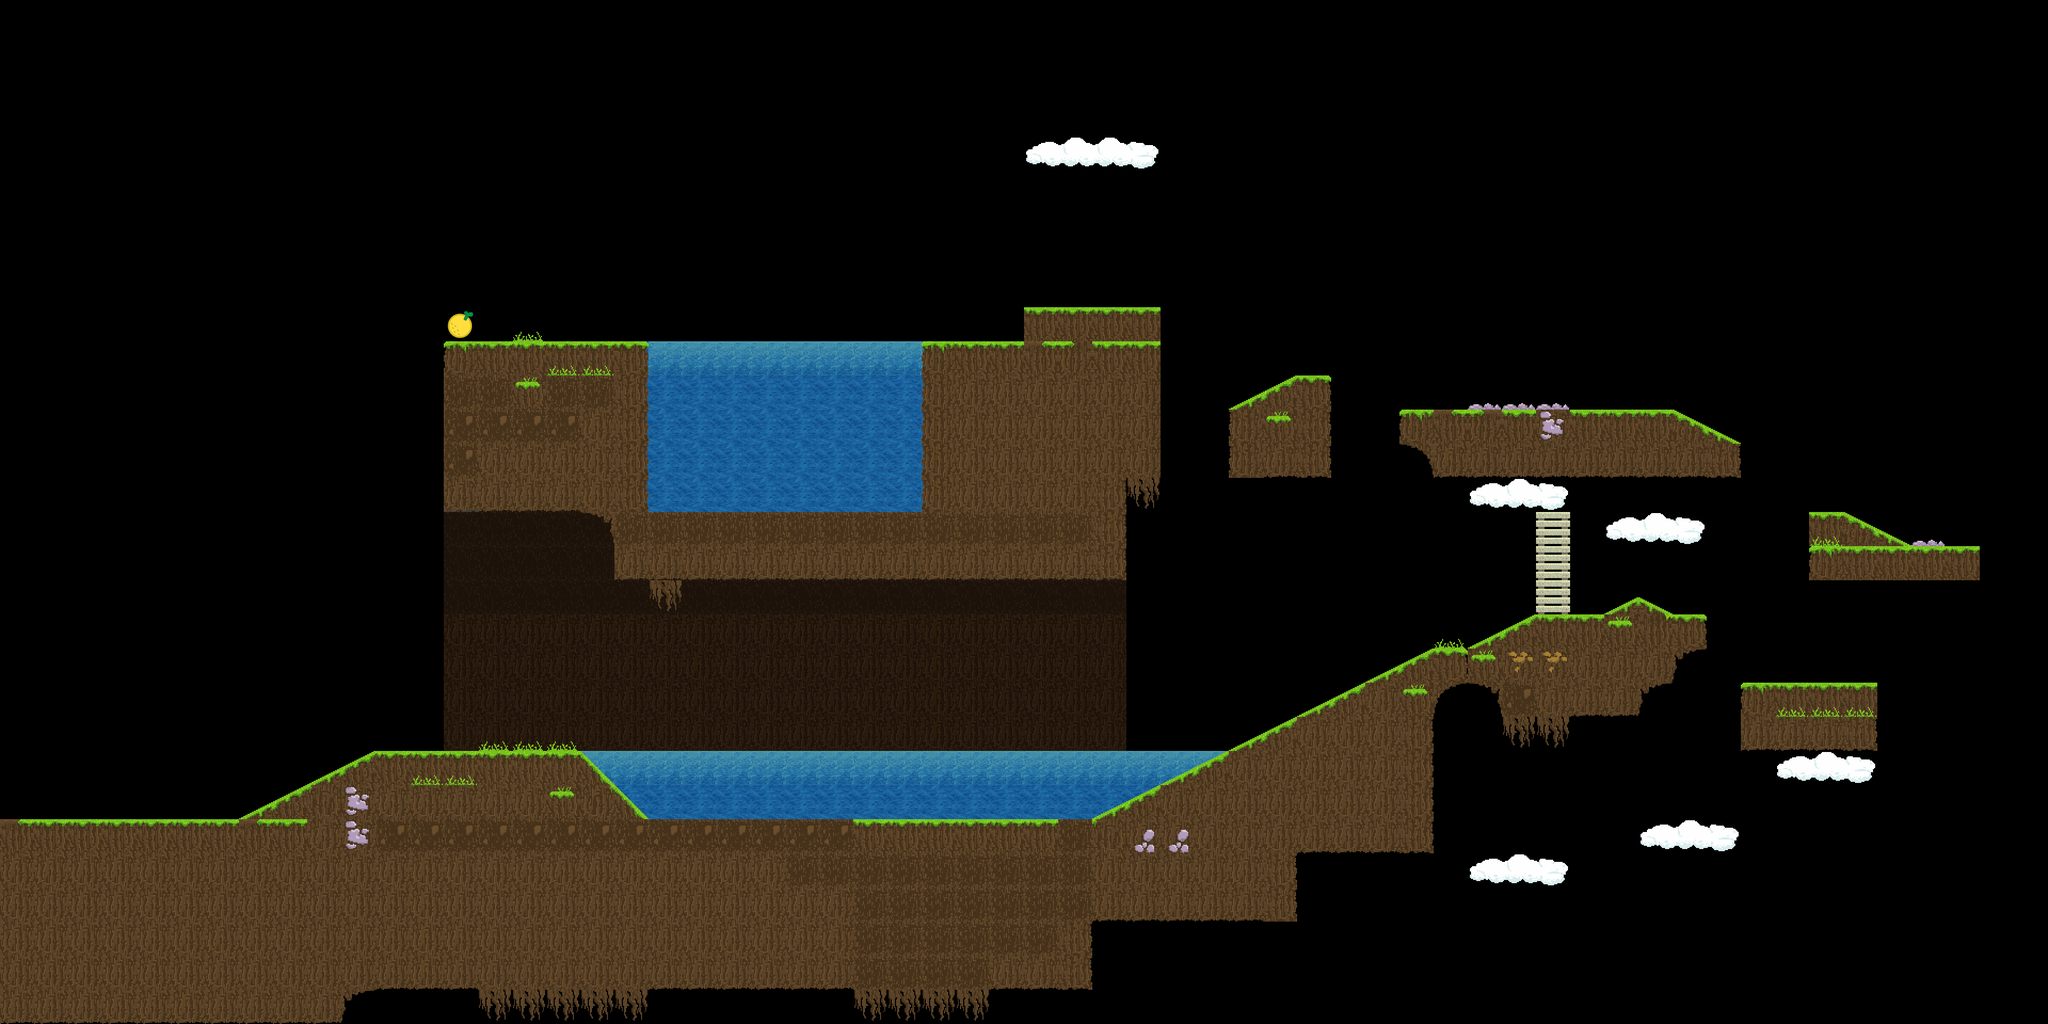

A level layout from a 2D game, rendered from its tile map. Below: a short description, then the map file with tile-grid data replaced by summaries:
An orthogonal 60x30 tile map with 64x64 px tiles, 3 tile layers (water_tiles, background, map), 3 tilesets and 42 objects (6x platform, 4x box, start, end).

<map version="1.0.0" orientation="orthogonal" renderorder="right-down" width="60" height="30" tilewidth="64" tileheight="64" nextobjectid="122">
 <tileset firstgid="1" name="PlatformerSet" tilewidth="64" tileheight="64" tilecount="64" columns="8">
  <image source="../tilesets/Tiles_64x64.png" trans="000000" width="512" height="512" />
 </tileset>
 <tileset firstgid="65" name="tilesheet-water" tilewidth="64" tileheight="64" tilecount="9" columns="3">
  <image source="../tilesets/tilesheet-water.png" trans="000000" width="192" height="224" />
 </tileset>
 <tileset firstgid="74" name="endTile" tilewidth="64" tileheight="64" tilecount="1" columns="1">
  <image source="../tilesets/endTile.png" width="65" height="65" />
 </tileset>
 <layer name="water_tiles" width="60" height="30">
  <data>[1800 cells, 95 non-empty, 4 distinct tile ids]</data>
 </layer>
 <layer name="background" width="60" height="30">
  <data>[1800 cells, 132 non-empty, 5 distinct tile ids]</data>
 </layer>
 <layer name="map" width="60" height="30">
  <data>[1800 cells, 457 non-empty, 41 distinct tile ids]</data>
 </layer>
 <objectgroup name="positions">
  <object id="79" name="start" x="256" y="1408" width="64" height="64" />
  <object id="80" name="end" x="832" y="576" width="64" height="64" />
 </objectgroup>
 <objectgroup name="water" offsetx="1.47189" offsety="0">
  <object id="115" x="1216" y="640" width="512" height="320" />
  <object id="118" x="1088" y="1408" width="1216" height="128" />
 </objectgroup>
 <objectgroup name="objects">
  <object id="89" type="box" x="1728" y="576" width="64" height="64" />
  <object id="90" type="box" x="1728" y="512" width="64" height="64" />
  <object id="91" type="platform" x="1664" y="448" width="192" height="64">
   <properties>
    <property name="density" type="float" value="0.5" />
   </properties>
  </object>
  <object id="94" type="platform" x="1300" y="1385" width="200" height="50" />
  <object id="95" type="platform" x="1656.17" y="1389.59" width="201.511" height="62.9723" />
  <object id="96" type="platform" x="1985.73" y="1391.69" width="149.034" height="56.6751" />
  <object id="107" type="box" x="3058" y="640" width="64" height="64">
   <properties>
    <property name="density" type="float" value="0.3" />
   </properties>
  </object>
  <object id="108" type="box" x="3048" y="704" width="64" height="64">
   <properties>
    <property name="density" type="float" value="0.3" />
   </properties>
  </object>
  <object id="112" type="platform" x="3230" y="1150" width="160" height="35">
   <properties>
    <property name="density" type="float" value="2.5" />
    <property name="pivoted" type="bool" value="true" />
   </properties>
  </object>
  <object id="114" type="platform" x="1370" y="674.095" width="192.838" height="29.9047">
   <properties>
    <property name="pivoted" type="bool" value="true" />
   </properties>
  </object>
 </objectgroup>
 <objectgroup name="ground">
  <object id="2" x="0" y="1536" width="640" height="384" />
  <object id="4" x="640" y="1536" width="64" height="320" />
  <object id="9" x="2048" y="1536">
   <polygon points="0,0 640,-320 640,64 0,64" />
  </object>
  <object id="10" x="2048" y="1600" width="384" height="128" />
  <object id="11" x="2688" y="1216" width="448" height="64" />
  <object id="12" x="2880" y="1152" width="320" height="64" />
  <object id="13" x="2816" y="1280" width="256" height="64" />
  <object id="14" x="2752" y="1216">
   <polygon points="0,0 128,-64 128,0" />
  </object>
  <object id="15" x="3008" y="1152">
   <polygon points="0,0 62.8252,-31.7921 128,0" />
  </object>
  <object id="19" x="3264" y="1280" width="256" height="128" />
  <object id="20" x="3392" y="1024" width="320" height="64" />
  <object id="22" x="3392" y="960" width="64" height="64" />
  <object id="23" x="3456" y="960">
   <polygon points="0,0 0,64 128,64" />
  </object>
  <object id="26" x="2304" y="768" width="192" height="128" />
  <object id="27" x="2432" y="704" width="64" height="64" />
  <object id="28" x="2432" y="704">
   <polygon points="0,0 -128,64 0,64" />
  </object>
  <object id="29" x="1728" y="640" width="448" height="256" />
  <object id="32" x="1728" y="896" width="384" height="64" />
  <object id="33" x="1152" y="960" width="960" height="128" />
  <object id="35" x="1920" y="576" width="256" height="64" />
  <object id="58" x="448" y="1536">
   <polygon points="0,0 256,-128 256,0" />
  </object>
  <object id="83" x="2624" y="768">
   <polygon points="0,0 64,0 64,128 0,64" />
  </object>
  <object id="105" x="2688" y="768" width="448" height="128" />
  <object id="106" x="3136" y="768">
   <polygon points="0,0 128,64 128,128 0,128" />
  </object>
  <object id="116" x="832" y="640" width="384" height="320" />
  <object id="119" x="704" y="1408" width="384" height="448" />
  <object id="120" x="1088" y="1408">
   <polygon points="0,0 128,128 0,128" />
  </object>
  <object id="121" x="1088" y="1536" width="960" height="320" />
 </objectgroup>
</map>
